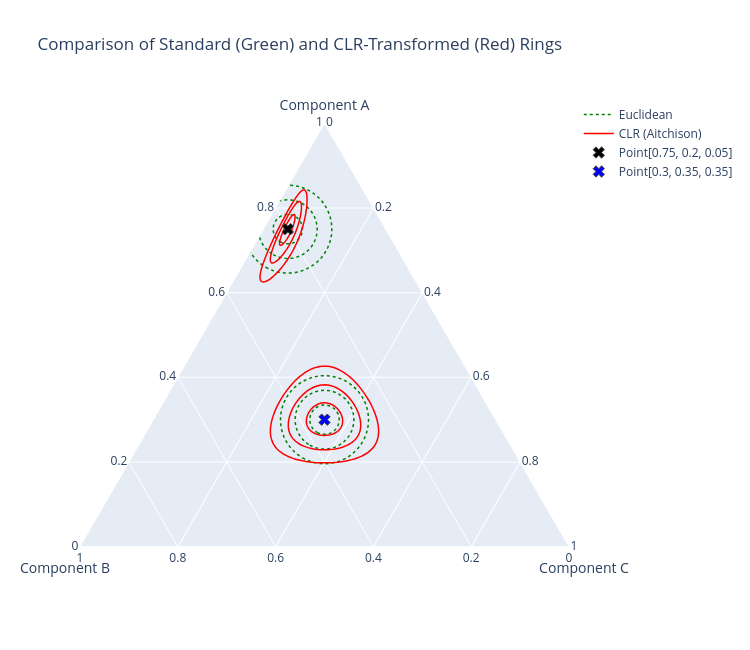

The code cell stored with this chart in its notebook:
### Code cell
# --- Functions for Pixel-Perfect Circles ---
def ternary_to_cartesian(a, b, c):
    """Converts ternary (a,b,c) to 2D (x,y) for a standard equilateral triangle."""
    x = 0.5 * (2*b + c) / (a + b + c)
    y = (np.sqrt(3)/2) * c / (a + b + c)
    return x, y

def cartesian_to_ternary(x, y):
    """Converts 2D (x,y) back to ternary (a,b,c)."""
    c = y / (np.sqrt(3)/2)
    b = (x - 0.5*c)
    a = 1 - b - c
    return a, b, c

# --- Functions for CLR Circles ---
def get_clr_ring(center_clr, radius, n_points=100):
    t = np.linspace(0, 2*np.pi, n_points)
    
    v1 = np.array([1, -1, 0]) / np.sqrt(2)
    v2 = np.array([1, 1, -2]) / np.sqrt(6)
    
    ring_points_clr = []
    for angle in t:
        p_clr = center_clr + radius * (np.cos(angle) * v1 + np.sin(angle) * v2)
        ring_points_clr.append(clr_inv(p_clr))
    
    return np.array(ring_points_clr)

radii = [0.03, 0.06, 0.09]
clr_radii = [0.15, 0.3, 0.45]
colors = ["black", "blue"]
fig = go.Figure()

# ---- rings + points ----
for pi, p in enumerate(points):
    # 1. Add Pixel-Perfect Rings (Green)
    cx, cy = ternary_to_cartesian(*p)
    t = np.linspace(0, 2*np.pi, 100)

    # Euclidean rings
    for ri, r in enumerate(radii):
        x_circ = cx + r * np.cos(t)
        y_circ = cy + r * np.sin(t)
        ta, tb, tc = cartesian_to_ternary(x_circ, y_circ)
        
        fig.add_trace(go.Scatterternary(
            a=ta, b=tb, c=tc,
            mode='lines',
            line=dict(color='green', width=1.5, dash='dot'), # Dotted green for pixel-perfect
            name="Euclidean" if (pi==0 and ri==0) else "",
            showlegend=(pi==0 and ri==0)
        ))
        
    # 2. Add CLR-Transformed Rings (Red)
    point_clr = clr(p)
    for ri, r in enumerate(clr_radii):
        ring_simplex = get_clr_ring(point_clr, r)
        fig.add_trace(go.Scatterternary(
            a=ring_simplex[:, 0], b=ring_simplex[:, 1], c=ring_simplex[:, 2],
            mode='lines',
            line=dict(color='red', width=1.5, dash='solid'), # Solid red for CLR
            name="CLR (Aitchison)" if (pi==0 and ri==0) else "",
            showlegend=(pi==0 and ri==0)
        ))

    # 3. Add the 'X' point
    fig.add_trace(go.Scatterternary(
        a=[p[0]], b=[p[1]], c=[p[2]],
        mode='markers',
        marker=dict(symbol='x', size=10, color=colors[pi], line=dict(width=1)),
        name= f'Point{[float(p[0]), float(p[1]), float(p[2])]}'
    ))

# 4. Layout and Titles
fig.update_layout(
    ternary=dict(
        aaxis_title='Component A',
        baxis_title='Component B',
        caxis_title='Component C',
        sum=1 # Ensure it sums to 1
    ),
    title="Comparison of Standard (Green) and CLR-Transformed (Red) Rings",
    showlegend=True,
    width=750, height=650 # Keep aspect ratio for better visual
)

fig.show()
